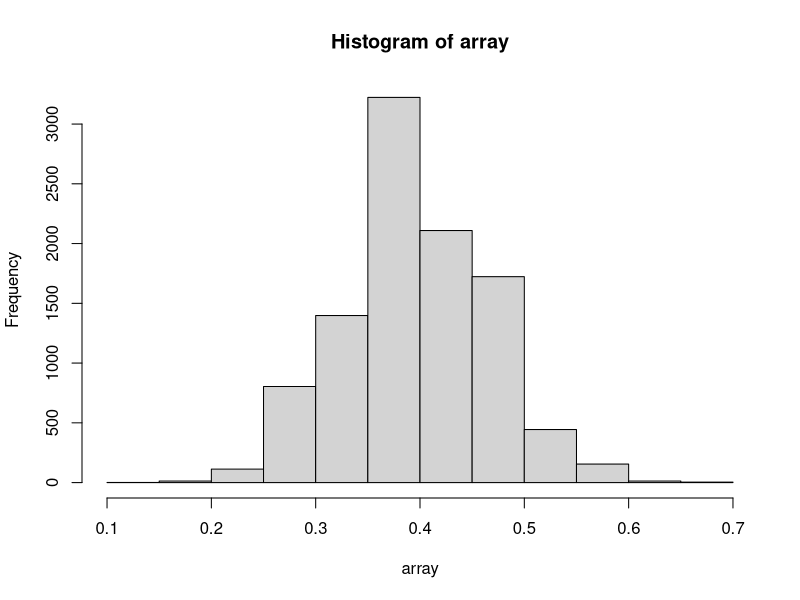
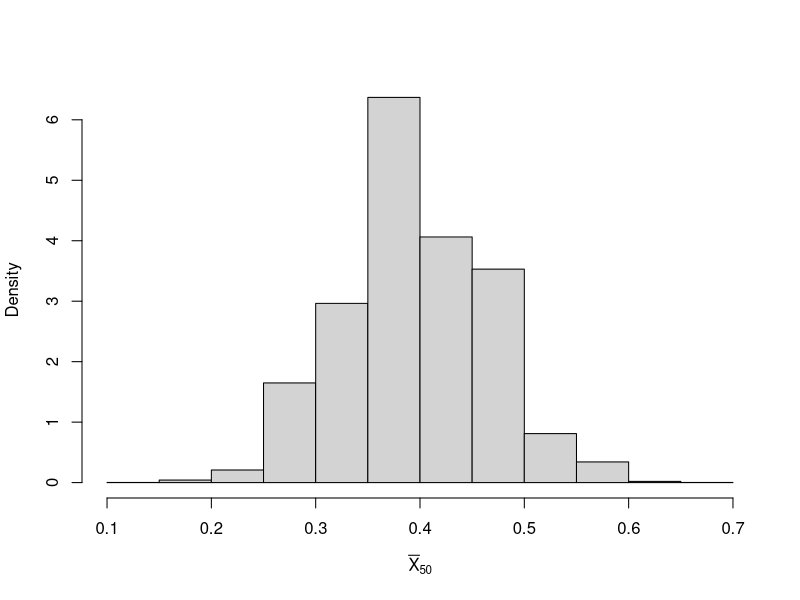

The R source for these figures, in order:
"
# Written by Blake Conrad
# Show the approximation of the Normal Distribution
# Project 2
"

"
# Helper function to return the appearances of a number in a distro
"
counts <- function(n, dist){
  counter=0
  for (item in dist) {
    if(item==n){
      counter = counter + 1
    }
  }
  return(counter)
}

"
# Generate 10,000 random binomial distrubutions of 50 each, store into container called array.
"
array <- array(dim = 10000)
for(i in 1:10000)
{
  sample50 = rbinom(50,1,0.4)
  sample = sum(sample50) / 50
  array[i] = sample
}

"
# Display our findings
"
hist(array)

"
# Binomcdf is an exact count (because of the beauty of calculus), however the normal is an approxmiation .. but a good one.
"
my_rbinom <- rbinom(50, 1, 0.2)
N=10000

"
# Use R's apply function on a dynamic matrix[1][10,000], 1 represents its a matrix reading for rows only, on the function rbinom
"
result = apply(matrix(1:N, ncol = 1), 1, function(x) rbinom(50, 1, 0.4))
  
"
# Display our findings visually.
"
hist(colSums(result)/50, xlab = expression(bar(X)[50]), main = "", prob = TRUE)
prob = mean((colSums(result)/50) < .19)
prob
  
"
# More intel on specific numbers we generated.
"
  
help(colSums)
help(mean)
  
" 
Solutions:

#4b) = 0.0004
#5)binomcdf(50,.4,.19*50) = 0.0007
#6)normalcdf(-99, .19, .4, sqrt(.4*.6/50)) = 0.0012
#7)add and subtract the .5 from the X's from binomcdf
# correct for the normal distribution: normcdf(-99,9,np=50*.4,npq=sqrt(50*.4(.6)) = 0.000748
#notice: -99 to 9 instead of -99 to 9.5 as before (9.5==(50)*(0.19))
"
